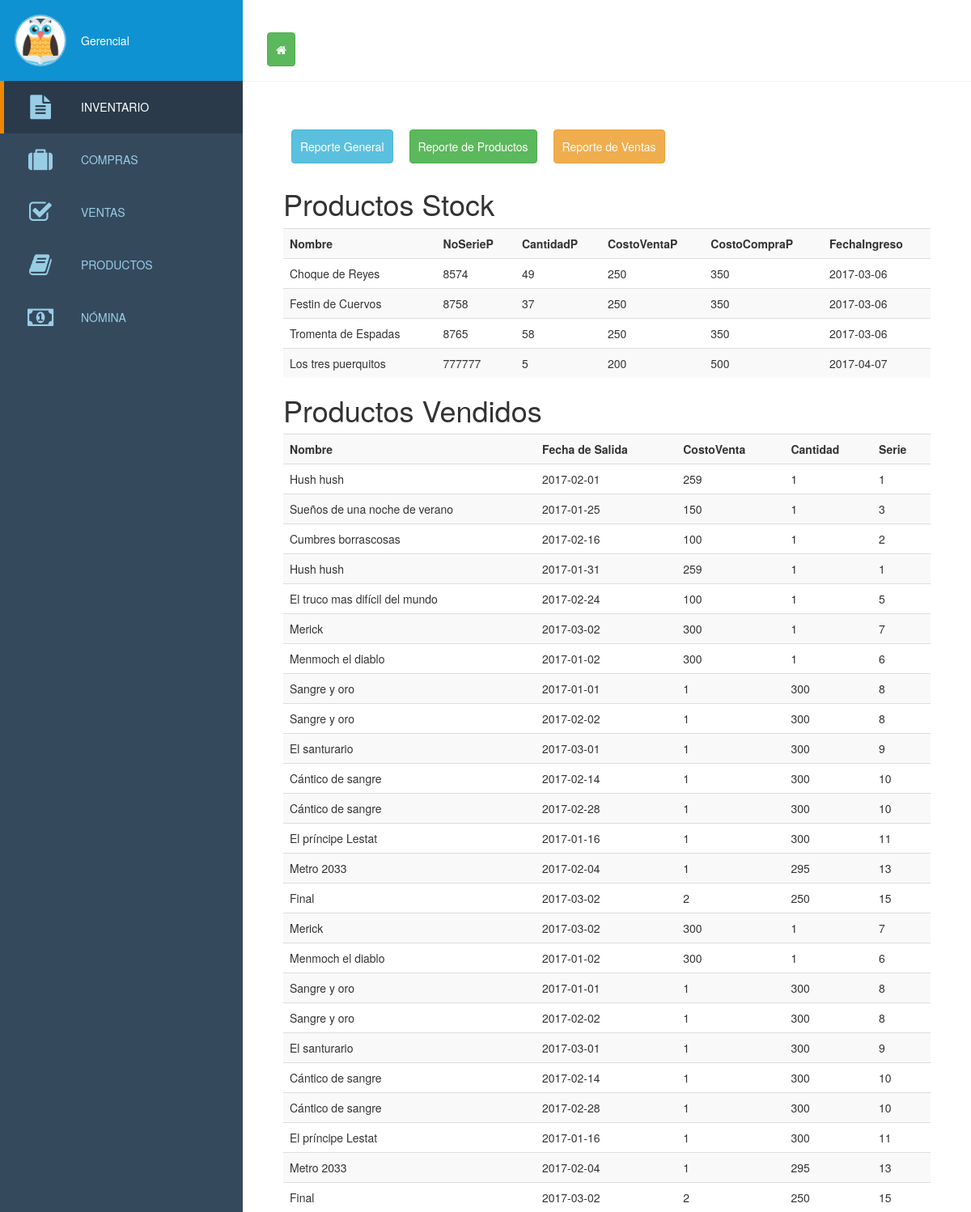
The app's page /inventario.php with its own data.
### tables this page shows
CREATE TABLE IF NOT EXISTS `productos` (
  `Id_p` int(11) NOT NULL,
  `NombreP` varchar(50) NOT NULL,
  `NoSerieP` int(10) NOT NULL,
  `CantidadP` int(10) NOT NULL,
  `CostoVentaP` decimal(10,0) NOT NULL,
  `CostoCompraP` decimal(10,0) NOT NULL,
  `FechaIngreso` date NOT NULL,
  `FechaSalidaP` date NOT NULL
);

CREATE TABLE IF NOT EXISTS `ventas` (
  `Id_V` int(11) NOT NULL,
  `FechaSalidaPrV` date NOT NULL,
  `CostoVentaPrV` decimal(10,0) NOT NULL,
  `NombrePrV` varchar(50) NOT NULL,
  `CantidadPrV` int(11) NOT NULL,
  `NoSeriePrV` int(11) NOT NULL
);

### inventario.php (the view, shortened to what this page needs)
<!DOCTYPE html>
<html >
<head>
  <link rel='stylesheet prefetch' href='http://cdnjs.cloudflare.com/ajax/libs/font-awesome/4.1.0/css/font-awesome.min.css'>
  <link rel="stylesheet"; href="https://unpkg.com/ng-table@2.0.2/bundles/ng-table.min.css">
    <link rel="stylesheet" href="lib/bootstrap/css/bootstrap.min.css">
        <link rel="stylesheet" href="css/style.css">
    <link rel="stylesheet" href="css/sweetalert.css">
</head>
  <body>
<header id="main-header">
  <nav id="sidenav">
    <div id="sidenav-header">
      <div id="profile-picture">
      	<img src="img/owl.png"/>
      </div>
      <a href="#" id="profile-link"> Gerencial</a>
    </div>
    <div id="account-actions">
    <a href="index.php" ><button class="btn btn-success" title="Regresar al incio"><i class="fa fa-home"></i></button></a>
    </div>
    <ul id="main-nav">
      <li class="active">
        <a href="#">
          <i class="fa fa-file-text"></i>
        Inventario
        </a>
      </li>
      <li>
        <a href="compras.php">
          <i class="fa fa-suitcase"></i>
          Compras
        </a>
      </li>
      <li>
        <a href="ventas.php">
          <i class="fa fa-check-square-o"></i>
        Ventas
        </a>
      </li>
      <li>
        <a href="productos.php">
          <i class="fa fa-book"></i>
          Productos
        </a>
      </li>
        <li>
        <a href="empleado.php">
          <i class="fa fa-money"></i>
          Nómina
        </a>
      </li>
    </ul>
  </nav>
  <div id="header_logo">
  </div>
</header>
<section id="content">
   <header id="content-header">
       <table>
       <td>
           <tr>
            <form action="GeneralInventario.php" method="post">
           <button type="submit" class="btn btn-info" data-toggle="tooltip" data-placement="top" title="Relizar reporte de inventario General" >Reporte General</button>
           </form>
           </tr>
           <tr>
           <form method="post" action="inventariopdf.php">
      <button type="submit" class="btn btn-success" data-toggle="tooltip" data-placement="top" title="Relizar reporte de inventario de Productos" >Reporte de Productos</button>
    </form>
           </tr>
           <tr>
            <form action="ventaspdfinventario.php" method="post">
  <button type="submit" class="btn btn-warning" data-toggle="tooltip" data-placement="top" title="Relizar reporte de inventario de Ventas">Reporte de Ventas</button>
        </form>
           </tr>
           </td>
       </table>
 <form  action="consuproductos.php" METHOD="POST" id="form2" class="form-inline">
    <h1>Productos Stock</h1>
<?php
include('conexion1.php');
$query=" SELECT * FROM productos";
$result=mysql_query($query,$bdconectada)or die ("Problemas".mysql_error());
ECHO "<table class='table table-striped'><th>Nombre</th><th>NoSerieP</th><th>CantidadP</th><th>CostoVentaP</th><th>CostoCompraP</th><th>FechaIngreso</th>";
while (($fila = mysql_fetch_array($result, MYSQLI_ASSOC)) == TRUE){
	ECHO "<tr>";
        ECHO " <TD>".$fila["NombreP"]."</TD>";
		ECHO " <TD>".$fila["NoSerieP"]."</TD>";
		ECHO " <TD>".$fila["CantidadP"]."</TD>";
        ECHO " <TD>".$fila["CostoVentaP"]."</TD>";
        ECHO " <TD>".$fila["CostoCompraP"]."</TD>";
        ECHO " <TD>".$fila["FechaIngreso"]."</TD>";
  ECHO"</tr>";
}
ECHO "</table>";
?>
</form>
      <h1>Productos Vendidos</h1>
      <?php
include('conexion1.php');
$query=" SELECT * FROM ventas";
$result=mysql_query($query,$bdconectada)or die ("Problemas".mysql_error());
ECHO "<table class='table table-striped'><th align='center'>Nombre</th><th align='center'>Fecha de Salida</th><th align='center' align='center'>CostoVenta</th><th>Cantidad</th><th align='center'>Serie</th>";
while (($fila = mysql_fetch_array($result, MYSQLI_ASSOC)) == TRUE){
	ECHO "<tr>";
        ECHO " <TD>".$fila["NombrePrV"]."</TD>";
		ECHO " <TD>".$fila["FechaSalidaPrV"]."</TD>";
		ECHO " <TD>".$fila["CostoVentaPrV"]."</TD>";
        ECHO " <TD>".$fila["CantidadPrV"]."</TD>";
        ECHO " <TD>".$fila["NoSeriePrV"]."</TD>";
  ECHO"</tr>";
}
ECHO "</table>";
?>
  </header>
</section>
</body>
</html>

### css/style.css (style rules this page uses)
* { box-sizing:border-box; -webkit-transition:.4s ease-in-out; font-family:Helvetica Neue, Helvetica,Arial,Verdana,sans-serif; margin:0; }
html,body { height:100%; min-height:100%; }
body { background:#fff; }
#main-header { position:fixed; height:100px; top:0; left:300px; right:0; box-shadow:0 1px 0 #f1f1f1; background-color:rgba(255,255,255,.95); z-index:1; }
#header_logo { margin:20px auto; width:60px; height:60px; overflow:hidden; text-indent:-5000px; position:relative; z-index:0; opacity:1; }
#sidenav { position:fixed; min-width:300px; height:100%; background-color:#35495d; left:0; top:0; z-index:1; }
#sidenav-header { height:100px; line-height:60px; width:100%; background-color:#0f92d1; padding:20px 20px 20px 100px; position:relative; }
#profile-picture { height:60px; width:60px; background-color:white; display:block; position:absolute; top:20px; left:20px; border-radius: 30px; overflow:hidden; box-shadow:0 0 0 2px rgba(255,255,255,.4); }
#profile-picture img { width:100%; height:100%; }
#profile-link { text-decoration:none; color:white; }
#account-actions { height:100px; width:180px; padding:30px 0 0 20px; position:absolute; left:100%; top:0; }
#account-actions a { display:block; position:relative; height:40px; line-height:40px; text-align:center; font-size:20px; color:#b0b0b0; width:40px; float:left; overflow:visible; }
#account-actions a:after { content:attr(data-title); display:block; width:100px; height:0px; text-align:center; position:absolute; left:-30px; font-size:12px; bottom:9px; opacity:0; -webkit-transition:.25s ease-in-out; }
#content { padding:150px 50px 50px 350px; }
#main-nav { list-style-type:none; padding:0; margin:0; position:absolute; width:100%; top:100px; bottom:0px; overflow:auto; }
#main-nav li { padding:0; margin:0; }
#main-nav li a { display:block; padding:0 20px 0 100px; text-decoration:none; color:#98cde6; position:relative; text-transform:uppercase; font-weight:200; line-height:65px; }
#main-nav li.active a { background:rgba(0,0,0,.2); color:white; box-shadow:inset 5px 0 0 #ef8700; }
#main-nav li a .fa { font-size:30px; position:absolute; width:60px; height:65px; line-height:65px; text-align:center; left:20px; }
#main-nav li.active a .fa { color:#98cde6; }
#content-header { width:calc(100% + 100px); height:193px; margin:-50px 0 0 -50px; background:white; padding:50px; }

### inventario.php (style rules this page uses)
.btn { padding: 10px; margin: 10px; }

### records on screen
productos: NombreP "Choque de Reyes", NoSerieP "8574", CantidadP "49", CostoVentaP "250", CostoCompraP "350", FechaIngreso "2017-03-06"
productos: NombreP "Festin de Cuervos", NoSerieP "8758", CantidadP "37", CostoVentaP "250", CostoCompraP "350", FechaIngreso "2017-03-06"
productos: NombreP "Tromenta de Espadas", NoSerieP "8765", CantidadP "58", CostoVentaP "250", CostoCompraP "350", FechaIngreso "2017-03-06"
productos: NombreP "Los tres puerquitos", NoSerieP "777777", CantidadP "5", CostoVentaP "200", CostoCompraP "500", FechaIngreso "2017-04-07"
ventas: NombrePrV "Hush hush", FechaSalidaPrV "2017-02-01", CostoVentaPrV "259", CantidadPrV "1", NoSeriePrV "1"
ventas: NombrePrV "Sueños de una noche de verano", FechaSalidaPrV "2017-01-25", CostoVentaPrV "150", CantidadPrV "1", NoSeriePrV "3"
ventas: NombrePrV "Cumbres borrascosas", FechaSalidaPrV "2017-02-16", CostoVentaPrV "100", CantidadPrV "1", NoSeriePrV "2"
ventas: NombrePrV "Hush hush", FechaSalidaPrV "2017-01-31", CostoVentaPrV "259", CantidadPrV "1", NoSeriePrV "1"
ventas: NombrePrV "El truco mas difícil del mundo", FechaSalidaPrV "2017-02-24", CostoVentaPrV "100", CantidadPrV "1", NoSeriePrV "5"
ventas: NombrePrV "Merick", FechaSalidaPrV "2017-03-02", CostoVentaPrV "300", CantidadPrV "1", NoSeriePrV "7"
ventas: NombrePrV "Menmoch el diablo", FechaSalidaPrV "2017-01-02", CostoVentaPrV "300", CantidadPrV "1", NoSeriePrV "6"
ventas: NombrePrV "Sangre y oro", FechaSalidaPrV "2017-01-01", CostoVentaPrV "1", CantidadPrV "300", NoSeriePrV "8"
ventas: NombrePrV "Sangre y oro", FechaSalidaPrV "2017-02-02", CostoVentaPrV "1", CantidadPrV "300", NoSeriePrV "8"
ventas: NombrePrV "El santurario", FechaSalidaPrV "2017-03-01", CostoVentaPrV "1", CantidadPrV "300", NoSeriePrV "9"
ventas: NombrePrV "Cántico de sangre", FechaSalidaPrV "2017-02-14", CostoVentaPrV "1", CantidadPrV "300", NoSeriePrV "10"
ventas: NombrePrV "Cántico de sangre", FechaSalidaPrV "2017-02-28", CostoVentaPrV "1", CantidadPrV "300", NoSeriePrV "10"
ventas: NombrePrV "El príncipe Lestat", FechaSalidaPrV "2017-01-16", CostoVentaPrV "1", CantidadPrV "300", NoSeriePrV "11"
ventas: NombrePrV "Metro 2033", FechaSalidaPrV "2017-02-04", CostoVentaPrV "1", CantidadPrV "295", NoSeriePrV "13"
ventas: NombrePrV "Final", FechaSalidaPrV "2017-03-02", CostoVentaPrV "2", CantidadPrV "250", NoSeriePrV "15"
ventas: NombrePrV "Merick", FechaSalidaPrV "2017-03-02", CostoVentaPrV "300", CantidadPrV "1", NoSeriePrV "7"
ventas: NombrePrV "Menmoch el diablo", FechaSalidaPrV "2017-01-02", CostoVentaPrV "300", CantidadPrV "1", NoSeriePrV "6"
ventas: NombrePrV "Sangre y oro", FechaSalidaPrV "2017-01-01", CostoVentaPrV "1", CantidadPrV "300", NoSeriePrV "8"
ventas: NombrePrV "Sangre y oro", FechaSalidaPrV "2017-02-02", CostoVentaPrV "1", CantidadPrV "300", NoSeriePrV "8"
ventas: NombrePrV "El santurario", FechaSalidaPrV "2017-03-01", CostoVentaPrV "1", CantidadPrV "300", NoSeriePrV "9"
ventas: NombrePrV "Cántico de sangre", FechaSalidaPrV "2017-02-14", CostoVentaPrV "1", CantidadPrV "300", NoSeriePrV "10"
ventas: NombrePrV "Cántico de sangre", FechaSalidaPrV "2017-02-28", CostoVentaPrV "1", CantidadPrV "300", NoSeriePrV "10"
ventas: NombrePrV "El príncipe Lestat", FechaSalidaPrV "2017-01-16", CostoVentaPrV "1", CantidadPrV "300", NoSeriePrV "11"
ventas: NombrePrV "Metro 2033", FechaSalidaPrV "2017-02-04", CostoVentaPrV "1", CantidadPrV "295", NoSeriePrV "13"
ventas: NombrePrV "Final", FechaSalidaPrV "2017-03-02", CostoVentaPrV "2", CantidadPrV "250", NoSeriePrV "15"
